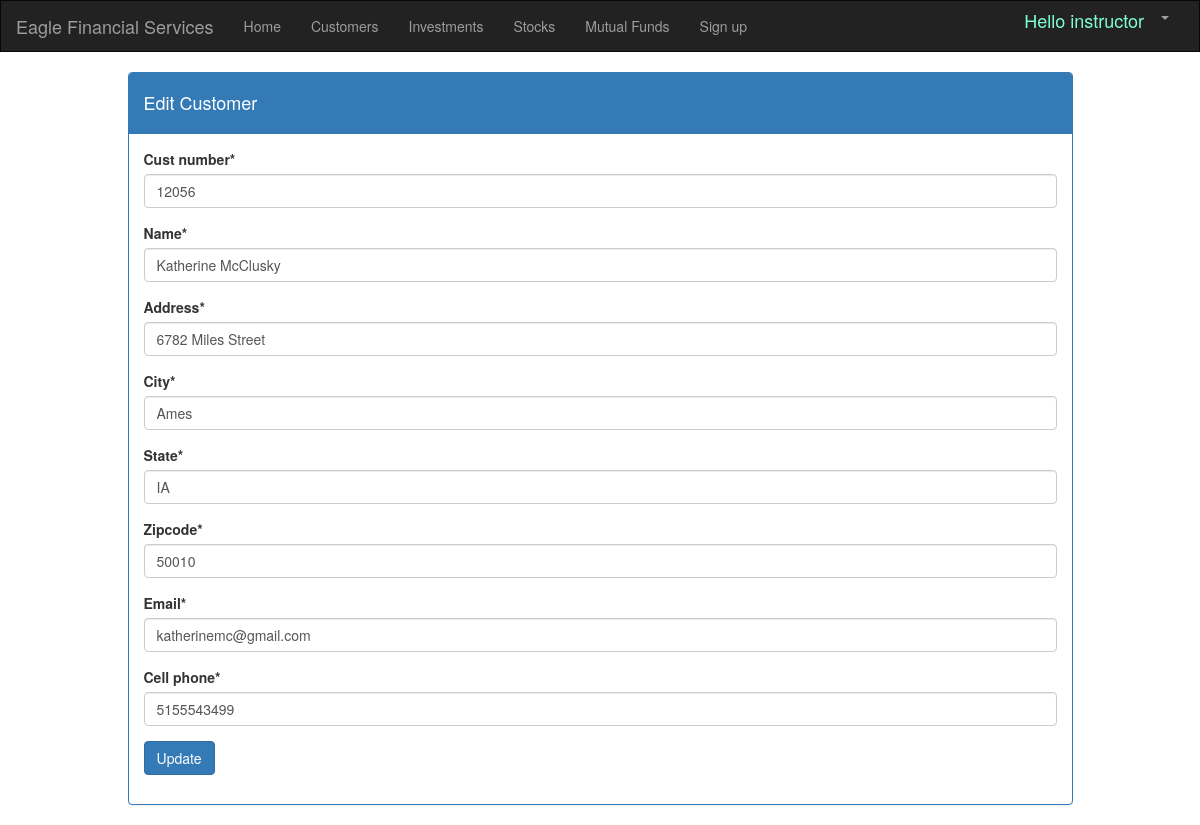
The page /customer/1/edit/ (signed in) on the database its author committed.
### users/models.py (models this page shows)
class CustomUser(AbstractUser):
    role_list = [("FA", "Financial advisor"), ("Cust", "Customer")]
    Role = models.CharField(max_length=50, choices=role_list)
    cell_phone = models.CharField(max_length=50, default=' ', null=True, blank=True)
    is_staff = models.BooleanField(default=True)
    objects = UserManager()
    class Meta:
        db_table = 'auth_user'

### portfolio/models.py (models this page shows, shortened)
class Customer(models.Model):
    name = models.CharField(max_length=50)
    address = models.CharField(max_length=200)
    cust_number = models.IntegerField(blank=False, null=False)
    city = models.CharField(max_length=50)
    state = models.CharField(max_length=50)
    zipcode = models.CharField(max_length=10)
    email = models.EmailField(max_length=200)
    cell_phone = models.CharField(max_length=50)
    created_date = models.DateTimeField(
        default=timezone.now)
    updated_date = models.DateTimeField(auto_now_add=True)

### portfolio/views.py (the view)
# urls.py: path('customer/<int:pk>/edit/', views.customer_edit, name='customer_edit'),
@login_required
def customer_edit(request, pk):
    customer = get_object_or_404(Customer, pk=pk)
    if request.method == "POST":
        form = CustomerForm(request.POST, instance=customer)
        if form.is_valid():
            customer = form.save(commit=False)
            customer.updated_date = timezone.now()
            customer.save()
            customer = Customer.objects.filter(created_date__lte=timezone.now())
            return render(request, 'portfolio/customer_list.html',
                          {'customers': customer})
    else:
        form = CustomerForm(instance=customer)
    return render(request, 'portfolio/customer_edit.html', {'form': form})

### portfolio/forms.py
class CustomerForm(forms.ModelForm):
    class Meta:
        model = Customer
        fields = ('cust_number', 'name', 'address', 'city', 'state', 'zipcode', 'email', 'cell_phone',)

### portfolio/templates/portfolio/customer_edit.html
{% extends 'portfolio/base.html' %}
{% load crispy_forms_tags %}
{% block content %}
        <div class="container">
                <div class="row">
                    <div class="col-md-10 col-md-offset-1" style="margin-top: 2rem">
                        <div class="panel panel-primary mt-3" >
                            <div class="panel-heading"><h4>Edit Customer</h4></div>
                            <div class="panel-body">
                                <form method="POST" class="customer-form">{% csrf_token %}
                                    {{ form|crispy }}
                                        <button type="submit" class="save btn btn-primary my-auto">Update</button>
                                </form>
                            </div>
                        </div>
                    </div>
                </div>
        </div>
{% endblock %}

### portfolio/templates/portfolio/base.html (shortened to what this page needs)
{% load staticfiles %}
{% load static %}
{% load mathfilters %}
{% load humanize %}
{% load crispy_forms_tags %}
<html lang="en">
<head>
    <link rel="stylesheet" href="https://maxcdn.bootstrapcdn.com/bootstrap/3.3.7/css/bootstrap.min.css">
</head>
<body id="app-layout">
<nav class="navbar navbar-inverse">
    <div class="container-fluid">
        <div class="navbar-header">
            <a class="navbar-brand" href="/">
                Eagle Financial Services
            </a>
        </div>
        <div class="collapse navbar-collapse" id="myNavbar">
            <ul class="nav navbar-nav">
                <li><a href="{% url 'portfolio:home' %}">Home</a></li>
                {% if user.is_superuser or user.Role == 'FA' %}
                <li><a href="{% url 'portfolio:customer_list' %}">Customers</a></li>
               <li><a href="{% url 'portfolio:investment_list' %}">Investments</a></li>
                <li><a href="{% url 'portfolio:stock_list' %}">Stocks</a></li>
                <li><a href="{% url 'portfolio:mutualfund_list' %}">Mutual Funds</a></li>
            {% endif %}
                <li><a href="{% url 'signup' %}">Sign up</a></li>
            </ul>
            <ul class="nav navbar-nav navbar-right">
                {% if user.is_authenticated %}
                    <li><h4 style="color: aquamarine;font-size: 18px;">Hello {{ user.username }}</h4></li>
                    <li class="dropdown">
                        <a href="#" class="dropdown-toggle" data-toggle="dropdown" role="button" aria-expanded="false">
                            <span class="caret"></span>
                        </a>
                    </li>
                {% else %}
                    <li><a href="{% url 'login' %}"><span class="glyphicon glyphicon-log-in"></span> Login</a></li>
                {% endif %}
            </ul>
        </div>
    </div>
</nav>
<div class="content container">
    <div class="row">
                <div class="col-md-16">
                    {% block content %}{% endblock %}
                </div>
    </div>
</div>
</body>
</html>

### portfolio/templates/portfolio/base.html (style rules this page uses)
.navbar { margin-bottom: 0; border-radius: 0; }

### rows shown on the page
Customer: cust_number "12056", name "Katherine McClusky", address "6782 Miles Street", city "Ames", state "IA", zipcode "50010", email "katherinemc@gmail.com", cell_phone "5155543499"

### other values the page prints
{{ user.username }} "instructor"
